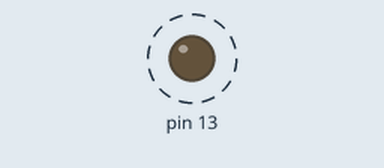
Simulated run of this sketch. Board: Arduino Uno, built with avr-gcc and run on an emulated ATmega328P. Parts: output pins drawn as LEDs (lit = HIGH). Dashed ring = blinking. What the sketch prints to the serial monitor is not drawn.

Above: at 0.05 s.
Timing chart, 0 to 3.0 s (numbered marks = the images above):
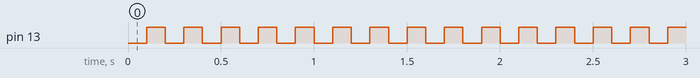

Measured:
- by itself, pin 13: alternates HIGH for 0.10 s and LOW for 0.10 s

The sketch:

relay.ino
```cpp
int command = 1;
void setup() {
  // put your setup code here, to run once:
  pinMode(13,OUTPUT);
  Serial.begin(9600);
}

void loop() {
  digitalWrite(13,LOW);
  Serial.print("ON\n");
  delay(100);
  digitalWrite(13,HIGH);
  Serial.print("OFF\n");
  delay(100);
}
```
